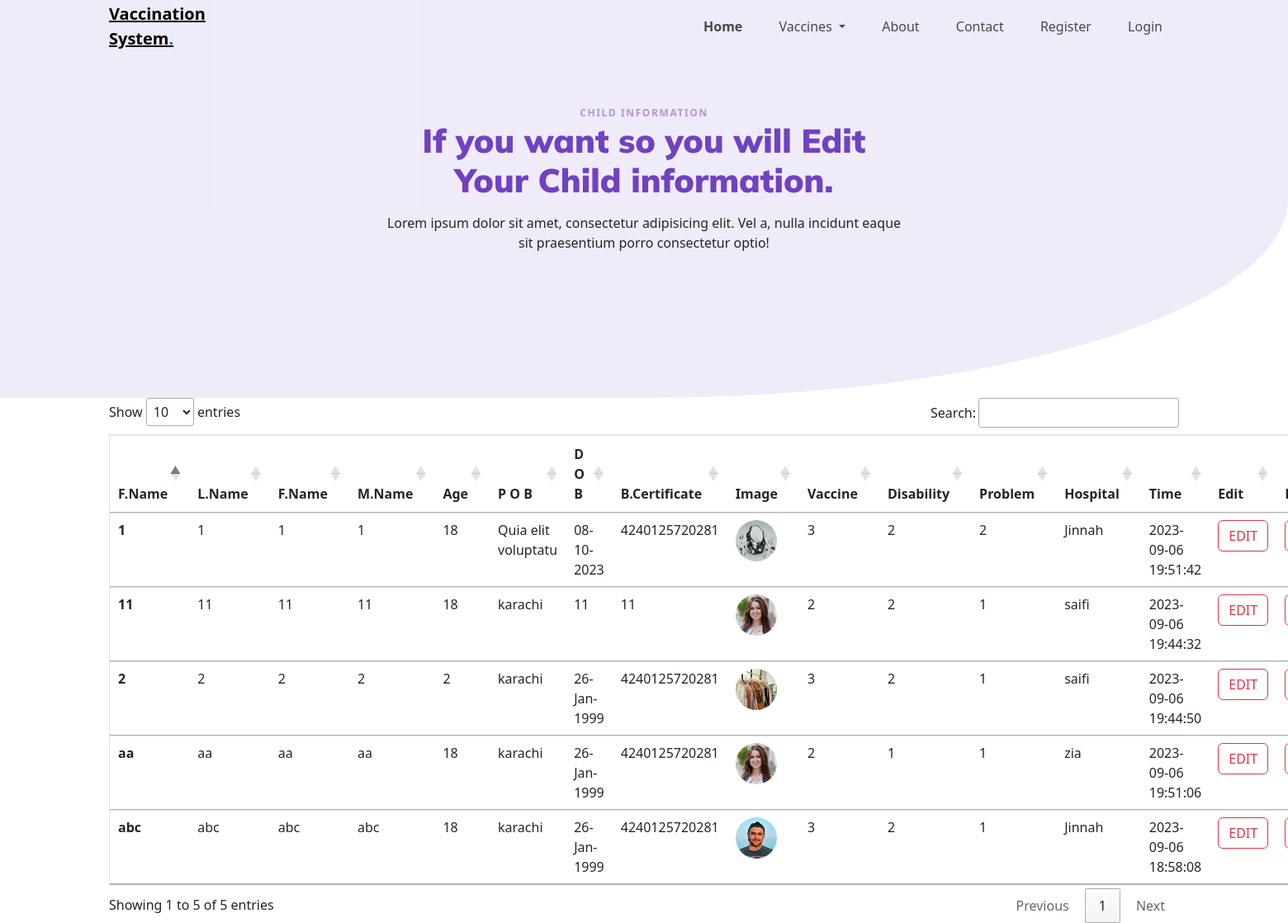
The page /child_info_edit.php on the database its author committed.
### tables this page shows
CREATE TABLE `appointment` (
  `id` int(11) NOT NULL,
  `first_name` varchar(255) NOT NULL,
  `last_name` varchar(255) NOT NULL,
  `father_name` varchar(255) NOT NULL,
  `mother_name` varchar(255) NOT NULL,
  `age` varchar(255) NOT NULL,
  `place_of_birth` varchar(255) NOT NULL,
  `date_of_birth` varchar(255) NOT NULL,
  `birth_certificate` varchar(255) NOT NULL,
  `child_image` varchar(255) NOT NULL,
  `vaccine_id` int(11) NOT NULL,
  `disability_id` int(11) NOT NULL,
  `problem_id` int(11) NOT NULL,
  `hospital` varchar(255) NOT NULL,
  `Time` timestamp NOT NULL DEFAULT current_timestamp() ON UPDATE current_timestamp(),
  `status` int(11) NOT NULL,
  `vaccinated` int(11) NOT NULL
);

### child_info_edit.php (the view, shortened to what this page needs)
<!DOCTYPE html>
<html lang="en">
<head>
    <link rel="stylesheet" href="fonts/icomoon/style.css">
    <link rel="stylesheet" href="css/bootstrap.min.css">
    <link rel="stylesheet" href="css/jquery-ui.css">
    <link rel="stylesheet" href="css/owl.carousel.min.css">
    <link rel="stylesheet" href="css/owl.theme.default.min.css">
    <link rel="stylesheet" href="css/owl.theme.default.min.css">
    <link rel="stylesheet" href="css/jquery.fancybox.min.css">
    <link rel="stylesheet" href="css/bootstrap-datepicker.css">
    <link rel="stylesheet" href="fonts/flaticon/font/flaticon.css">
    <link rel="stylesheet" href="fonts/flaticon-covid/font/flaticon.css">
    <link rel="stylesheet" href="css/aos.css">
    <link rel="stylesheet" href="css/style.css">
    <link rel="stylesheet" href="//cdn.datatables.net/1.13.6/css/jquery.dataTables.min.css">
</head>
<body data-spy="scroll" data-target=".site-navbar-target" data-offset="300">
    <?php include "header.php";
    $sql = "SELECT * FROM appointment";
    $result = mysqli_query($conn, $sql);
    ?>
    <div class="site-wrap">
        <div class="hero-v1">
            <div class="container">
                <div class="row align-items-center justify-content-center">
                    <div class="col-lg-6 text-center mx-auto">
                        <span class="d-block subheading">Child Information</span>
                        <h1 class="heading mb-3">If you want so you will Edit Your Child information.</h1>
                        <p class="mb-5">Lorem ipsum dolor sit amet, consectetur adipisicing elit. Vel a, nulla incidunt eaque sit praesentium porro consectetur optio!</p>
                    </div>
                </div>
            </div>
        </div>
        <div class="container" >
            <table class="table" border="1" id="myTable" >
                <thead>
                    <tr>
                        <th scope="col">F.Name</th>
                        <th scope="col">L.Name</th>
                        <th scope="col">F.Name</th>
                        <th scope="col">M.Name</th>
                        <th scope="col">Age</th>
                        <th scope="col">P O B</th>
                        <th scope="col">D O B</th>
                        <th scope="col">B.Certificate</th>
                        <th scope="col">Image</th>
                        <th scope="col">Vaccine</th>
                        <th scope="col">Disability</th>
                        <th scope="col">Problem</th>
                        <th scope="col">Hospital</th>
                        <th scope="col">Time</th>
                        <th scope="col">Edit</th>
                        <th scope="col ">Delete</th>
                    </tr>
                </thead>
                <tbody>
                    <?php while ($data = mysqli_fetch_assoc($result)) { ?>
                        <tr>
                            <th scope="row"><?php echo $data['first_name']; ?></th>
                            <td><?php echo $data['last_name']; ?></td>
                            <td><?php echo $data['father_name']; ?></td>
                            <td><?php echo $data['mother_name']; ?></td>
                            <td><?php echo $data['age']; ?></td>
                            <td><?php echo $data['place_of_birth']; ?></td>
                            <td><?php echo $data['date_of_birth']; ?></td>
                            <td><?php echo $data['birth_certificate']; ?></td>
                            <td><img src="<?php echo $data['child_image']; ?>" alt="" width="50" height="50" style="border-radius: 30px;"></td>
                            <td><?php echo $data['vaccine_id']; ?></td>
                            <td><?php echo $data['disability_id']; ?></td>
                            <td><?php echo $data['problem_id']; ?></td>
                            <td><?php echo $data['hospital']; ?></td>
                            <td><?php echo $data['Time']; ?></td>
                            <td><a href="edit_now.php?id=<?php echo $data['id']; ?>" class="btn btn-outline-danger">Edit</a></td>
                            <td><a href="delete_now.php?id=<?php echo $data['id']; ?>" class="btn btn-outline-danger">Delete</a></td>
                        </tr>
                    <?php } ?>
                </tbody>
            </table>
        </div>
</body>
</html>

### css/style.css (style rules this page uses)
html { overflow-x: hidden; }
body { line-height: 1.7; color: gray; font-weight: 400; font-size: 1rem; }
a { -webkit-transition: .3s all ease; -o-transition: .3s all ease; transition: .3s all ease; }
h1, h2, h3, h4, h5, .h1, .h2, .h3, .h4, .h5 { font-family: "Mulish", -apple-system, BlinkMacSystemFont, "Segoe UI", Roboto, "Helvetica Neue", Arial, "Noto Sans", sans-serif, "Apple Color Emoji", "Segoe UI Emoji", "Segoe UI Symbol", "Noto Color Emoji"; }
body:after { -webkit-transition: .3s all ease-in-out; -o-transition: .3s all ease-in-out; transition: .3s all ease-in-out; }
.btn { font-size: 12px; text-transform: uppercase; border-radius: 30px; padding: 10px 30px; }
.hero-v1 { padding: 8rem 0 8rem 0; border-bottom-right-radius: 50%; background: rgba(111, 66, 193, 0.1); overflow: hidden; }
.hero-v1 .heading { font-weight: 900; color: #6f42c1; font-size: 40px; }
.hero-v1 .subheading { font-size: 12px; text-transform: uppercase; color: rgba(111, 66, 193, 0.5); letter-spacing: .1rem; font-weight: 900; }

### child_info_edit.php (style rules this page uses)
.container table { margin-top: 100px; }

### rows shown on the page
appointment: first_name "abc", last_name "abc", father_name "abc", mother_name "abc", age "18", place_of_birth "karachi", date_of_birth "26-Jan-1999", birth_certificate "4240125720281", child_image (picture), vaccine "3", disability "2", problem "1", hospital "Jinnah", Time "2023-09-06 18:58:08"
appointment: first_name "1", last_name "1", father_name "1", mother_name "1", age "18", place_of_birth "Quia elit voluptatu", date_of_birth "08-10-2023", birth_certificate "4240125720281", child_image (picture), vaccine "3", disability "2", problem "2", hospital "Jinnah", Time "2023-09-06 19:51:42"
appointment: first_name "2", last_name "2", father_name "2", mother_name "2", age "2", place_of_birth "karachi", date_of_birth "26-Jan-1999", birth_certificate "4240125720281", child_image (picture), vaccine "3", disability "2", problem "1", hospital "saifi", Time "2023-09-06 19:44:50"
appointment: first_name "11", last_name "11", father_name "11", mother_name "11", age "18", place_of_birth "karachi", date_of_birth "11", birth_certificate "11", child_image (picture), vaccine "2", disability "2", problem "1", hospital "saifi", Time "2023-09-06 19:44:32"
appointment: first_name "aa", last_name "aa", father_name "aa", mother_name "aa", age "18", place_of_birth "karachi", date_of_birth "26-Jan-1999", birth_certificate "4240125720281", child_image (picture), vaccine "2", disability "1", problem "1", hospital "zia", Time "2023-09-06 19:51:06"
